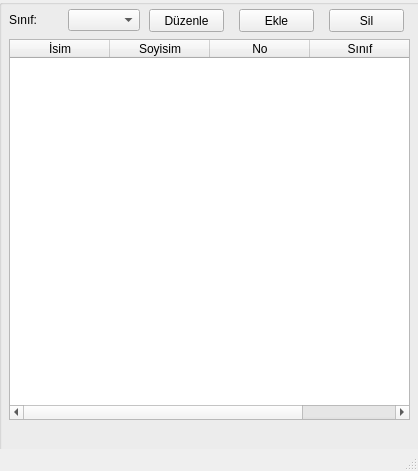
<?xml version="1.0" encoding="UTF-8"?>
<ui version="4.0">
 <class>MainWindow</class>
 <widget class="QMainWindow" name="MainWindow">
  <property name="geometry">
   <rect>
    <x>0</x>
    <y>0</y>
    <width>418</width>
    <height>471</height>
   </rect>
  </property>
  <property name="windowTitle">
   <string>MainWindow</string>
  </property>
  <widget class="QWidget" name="centralwidget">
   <widget class="QWidget" name="gridLayoutWidget">
    <property name="geometry">
     <rect>
      <x>-1</x>
      <y>-1</y>
      <width>811</width>
      <height>561</height>
     </rect>
    </property>
    <layout class="QGridLayout" name="gridLayout">
     <item row="1" column="0">
      <widget class="QGroupBox" name="groupBox">
       <property name="enabled">
        <bool>true</bool>
       </property>
       <property name="title">
        <string/>
       </property>
       <widget class="QTableWidget" name="tableWidget">
        <property name="geometry">
         <rect>
          <x>10</x>
          <y>40</y>
          <width>401</width>
          <height>381</height>
         </rect>
        </property>
        <column>
         <property name="text">
          <string>İsim</string>
         </property>
        </column>
        <column>
         <property name="text">
          <string>Soyisim</string>
         </property>
        </column>
        <column>
         <property name="text">
          <string>No</string>
         </property>
        </column>
        <column>
         <property name="text">
          <string>Sınıf</string>
         </property>
        </column>
       </widget>
       <widget class="QPushButton" name="pushButton">
        <property name="geometry">
         <rect>
          <x>150</x>
          <y>10</y>
          <width>75</width>
          <height>23</height>
         </rect>
        </property>
        <property name="text">
         <string>Düzenle</string>
        </property>
       </widget>
       <widget class="QPushButton" name="pushButton_2">
        <property name="geometry">
         <rect>
          <x>240</x>
          <y>10</y>
          <width>75</width>
          <height>23</height>
         </rect>
        </property>
        <property name="text">
         <string>Ekle</string>
        </property>
       </widget>
       <widget class="QPushButton" name="pushButton_3">
        <property name="geometry">
         <rect>
          <x>330</x>
          <y>10</y>
          <width>75</width>
          <height>23</height>
         </rect>
        </property>
        <property name="text">
         <string>Sil</string>
        </property>
       </widget>
       <widget class="QWidget" name="">
        <property name="geometry">
         <rect>
          <x>10</x>
          <y>10</y>
          <width>131</width>
          <height>22</height>
         </rect>
        </property>
        <layout class="QHBoxLayout" name="horizontalLayout">
         <item>
          <widget class="QLabel" name="label">
           <property name="text">
            <string>Sınıf:</string>
           </property>
          </widget>
         </item>
         <item>
          <widget class="QComboBox" name="comboBox">
           <property name="enabled">
            <bool>true</bool>
           </property>
          </widget>
         </item>
        </layout>
       </widget>
      </widget>
     </item>
    </layout>
   </widget>
  </widget>
  <widget class="QMenuBar" name="menubar">
   <property name="geometry">
    <rect>
     <x>0</x>
     <y>0</y>
     <width>418</width>
     <height>21</height>
    </rect>
   </property>
  </widget>
  <widget class="QStatusBar" name="statusbar"/>
 </widget>
 <resources/>
 <connections/>
</ui>
